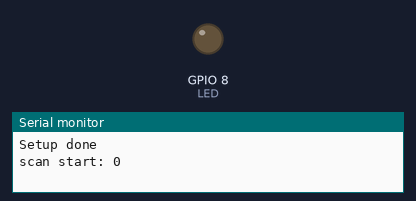
Simulated run of this sketch. Board: Seeed XIAO ESP32-C3. On the bench: output pins drawn as LEDs (lit = HIGH), the last lines printed to the serial monitor. A WiFi scan finds three made-up networks.

Above: at 1.1 s.
At 7.0 s:
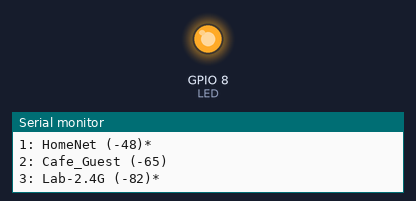
Timing chart, 0 to 9.2 s (numbered marks = the images above):
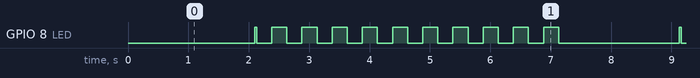

The sketch:

ESP32-C3-Supermini-wifi-scan.ino
```cpp
// use XIAO ESP32C3 or Lolin min for USB serial.

#include "WiFi.h"
#define LED 8

void setup()
{
    Serial.begin(115200);

    // Set WiFi to station mode and disconnect from an AP if it was previously connected
    WiFi.mode(WIFI_STA);
    WiFi.disconnect();

    pinMode(LED, OUTPUT);
    digitalWrite(LED, LOW);

    do
    {
        delay(100);
        digitalWrite(LED, digitalRead(LED) ? LOW : HIGH); // toggle the LED
    } while (!Serial);

    Serial.println("Setup done");

    digitalWrite(LED, HIGH);
}

int count;
void loop()
{
    Serial.print("scan start: ");
    Serial.println(count++);
    digitalWrite(LED, LOW);
    // WiFi.scanNetworks will return the number of networks found
    int n = WiFi.scanNetworks();
    Serial.println("scan done");
    digitalWrite(LED, HIGH);

    if (n == 0)
    {
        Serial.println("no networks found");
    }
    else
    {
        Serial.print(n);
        Serial.println(" networks found");

        // Print SSID and RSSI for each network found
        for (int i = 0; i < n; i++)
        {
            Serial.print(i + 1);
            Serial.print(": ");
            Serial.print(WiFi.SSID(i));
            Serial.print(" (");
            Serial.print(WiFi.RSSI(i));
            Serial.print(")");
            Serial.println((WiFi.encryptionType(i) == WIFI_AUTH_OPEN) ? " " : "*");
            delay(10);
        }
    }
    Serial.println("");

    // Wait a bit before scanning again
    for (int i = 0; i < 20; i++)
    {
        digitalWrite(LED, digitalRead(LED) ? LOW : HIGH); // toggle the LED
        delay(250);
//        Serial.print(i);
    }
}
```

Measured:
- by itself, GPIO 8 (LED): moves between LOW and HIGH, repeating every 7.0 s
- by itself, everything shown: repeats every 7.0 s, in 22 steps
